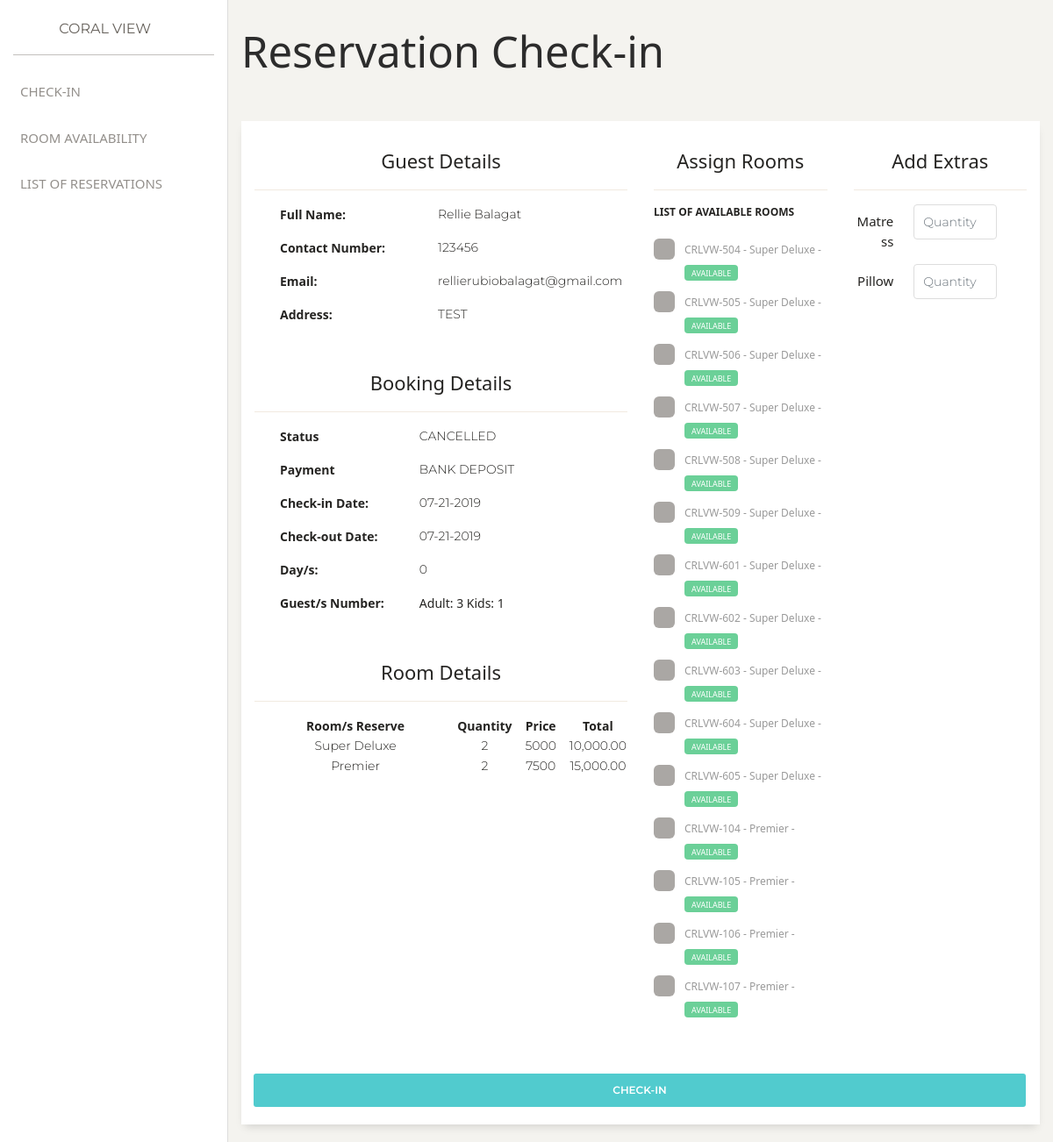
Before: /admin/check_in_user.php?reference_no=CRLVW-E909936 with the older database file.
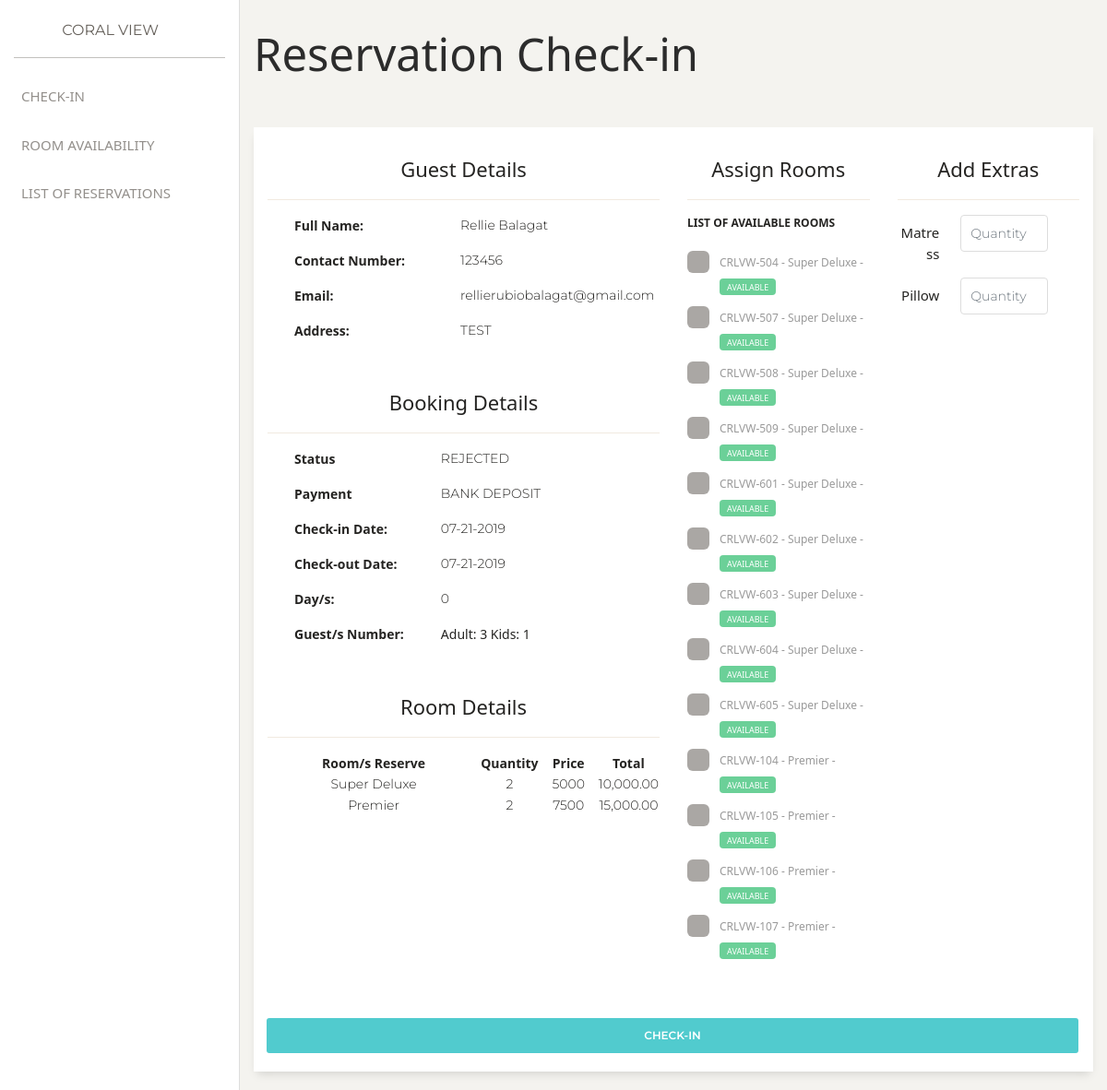
After: the same page with the newer database file.
### tables this page shows
CREATE TABLE `reservation` (
  `id` int(11) NOT NULL,
  `guest_id` int(11) DEFAULT NULL,
  `reference_no` varchar(255) DEFAULT NULL,
  `status` varchar(255) DEFAULT NULL,
  `payment` varchar(255) DEFAULT NULL,
  `check_in_date` datetime DEFAULT NULL,
  `check_out_date` datetime DEFAULT NULL,
  `adult_count` int(11) DEFAULT NULL,
  `kids_count` int(11) DEFAULT NULL,
  `date_created` datetime DEFAULT current_timestamp(),
  `date_updated` datetime DEFAULT NULL
);

CREATE TABLE `guest` (
  `id` int(11) NOT NULL,
  `first_name` varchar(255) DEFAULT NULL,
  `last_name` varchar(255) DEFAULT NULL,
  `address` varchar(255) DEFAULT NULL,
  `email` varchar(255) DEFAULT NULL,
  `contact_number` varchar(255) DEFAULT NULL
);

CREATE TABLE `rooms` (
  `Id` int(11) NOT NULL,
  `number` varchar(255) DEFAULT NULL,
  `type` varchar(255) DEFAULT NULL,
  `peak_rate` float DEFAULT NULL,
  `off_peak_rate` float DEFAULT NULL,
  `description` varchar(255) DEFAULT NULL,
  `image` varchar(255) DEFAULT NULL,
  `capacity` int(11) DEFAULT NULL,
  `inclusions` text DEFAULT NULL
);

CREATE TABLE `booking_rooms` (
  `id` int(11) NOT NULL,
  `reservation_id` int(11) DEFAULT NULL,
  `room_id` int(11) DEFAULT NULL,
  `quantity` int(11) DEFAULT NULL
);

CREATE TABLE `rooms_status` (
  `room_number` varchar(255) DEFAULT NULL,
  `room_id` int(11) DEFAULT NULL,
  `status` varchar(255) DEFAULT NULL,
  `id` int(11) NOT NULL
);

CREATE TABLE `extras` (
  `Id` int(11) NOT NULL,
  `description` varchar(255) DEFAULT NULL,
  `price` decimal(10,0) DEFAULT NULL
);

### admin/check_in_user.php (the view, shortened to what the changed rows need)
<?php
include('../common/header.php');
$db = connect_to_db();
if(isset($_REQUEST["reference_no"])) {
    $reference_no = $_REQUEST["reference_no"];
}
?>
    <form action="../functions/admin/check_in_user.php" method="POST">
        <div class="main-panel">
            <div class="container-fluid">
                <h1>Reservation Check-in</h1>
                <br>
                <div class="row">
                    <div class="col">
                        <div class="card">
                            <div class="card-body">
                            <div class="row">
                                <div class="col-6">
                                    <?php
                                    $reservation_details_query = "SELECT * FROM reservation RES
                                        INNER JOIN guest G ON G.id = RES.guest_id
                                        WHERE RES.reference_no = '$reference_no'";
                                    $reservation_details_result = mysqli_query($db, $reservation_details_query);
                                    if($reservation_details_result) {
                                        echo '
                                        <div class="row">
                                            <div class="col">
                                        ';
                                        while($reservation = mysqli_fetch_assoc($reservation_details_result)) {
                                            $dateDiff = date_diff(date_create($reservation["check_in_date"]), date_create($reservation["check_out_date"]));
                                            $diff = $dateDiff->format('%d');
                                            $full_name = $reservation["first_name"] . " " . $reservation["last_name"];
                                            echo '
                                                <table style="margin-left: 2em;">
                                                    <tr>
                                                        <th style="width: 40%;" class="pr-3 pb-3">Full Name:</th>
                                                        <td style="width: 60%;" class="pb-3 pl-4">' . $full_name . '</td>
                                                    </tr>
                                                    <tr>
                                                        <th style="width: 40%;" class="pr-3 pb-3">Contact Number:</th>
                                                        <td style="width: 60%;" class="pb-3 pl-4">' . $reservation["contact_number"] . '</td>
                                                    </tr>
                                                    <tr>
                                                        <th style="width: 40%;" class="pr-3 pb-3">Email:</th>
                                                        <td style="width: 60%;" class="pb-3 pl-4">' . $reservation["email"] . '</td>
                                                    </tr>
                                                    <tr>
                                                        <th style="width: 40%;" class="pr-3 pb-3">Address:</th>
                                                        <td style="width: 60%;" class="pb-3 pl-4">' . $reservation["address"] . '</td>
                                                    </tr>
                                                </table>
                                                <br />
                                                <h5 class="text-center mt-3">Booking Details</h5>
                                                <hr />
                                                <table style="margin-left: 2em;">
                                                    <tr>
                                                        <th style="width: 40%;" class="pr-3 pb-3"><b>Status</b></th>
                                                        <td style="width: 60%;" class="pb-3 pl-4">' . $reservation["status"] . '</td>
                                                    </tr>
                                                    <tr>
                                                        <th style="width: 40%;" class="pr-3 pb-3"><b>Payment</b></th>
                                                        <td style="width: 60%;" class="pb-3 pl-4">' . $reservation["payment"] . '</td>
                                                    </tr>
                                                    <tr>
                                                        <th style="width: 40%;" class="pr-3 pb-3"><b>Check-in Date: </b></th>
                                                        <td style="width: 60%;" class="pb-3 pl-4">' . date_format(new Datetime($reservation["check_in_date"]), "m-d-Y")  . '</td>
                                                    </tr>
                                                    <tr>
                                                        <th style="width: 40%;" class="pr-3 pb-3"><b>Check-out Date: </b></th>
                                                        <td style="width: 60%;" class="pb-3 pl-4">' . date_format(new Datetime($reservation["check_out_date"]), "m-d-Y") . '</td>
                                                    </tr>
                                                    <tr>
                                                        <th style="width: 40%;" class="pr-3 pb-3"><b>Day/s: </b></th>
                                                        <td style="width: 60%;" class="pb-3 pl-4">' . $diff . '</td>
                                                    </tr>
                                                    <tr>
                                                        <th style="width: 40%;" class="pr-3 pb-3"><b>Guest/s Number: </b></th>
                                                        <td style="width: 60%;" class="pb-3 pl-4"><span>Adult: ' . $reservation["adult_count"] .  '</span> <span>Kids: ' . $reservation["kids_count"] . '</span></td>
                                                    </tr>
                                                </table>
                                                <br>
                                            ';
                                        }
                                        echo '
                                                </div>
                                            </div>
                                        ';
                                    }
                                    ?>
                                    <?php
                                        $room_reservation_details_query = "SELECT * FROM reservation RES
                                            INNER JOIN guest G ON G.id = RES.guest_id
                                            INNER JOIN booking_rooms BR ON RES.id = BR.reservation_id
                                            INNER JOIN rooms R ON BR.room_id = R.Id
                                            WHERE RES.reference_no = '$reference_no'";
                                        $room_reservation_details_result = mysqli_query($db, $room_reservation_details_query);
                                        $rooms_reserved = array();
                                        if($room_reservation_details_result) {
                                            echo '
                                                <hr />
                                                <table style="width: 100%;">
                                                <tr>
                                                    <th class="text-center" style="width: 55%;">Room/s Reserve</th>
                                                    <th class="text-center" style="width: 15%;">Quantity</th>
                                                    <th class="text-center" style="width: 15%;">Price</th>
                                                    <th class="text-center" style="width: 15%;">Total</th>
                                                </tr>
                                            ';
                                            while($room_reservation = mysqli_fetch_assoc($room_reservation_details_result)) {
                                                $room_id = $room_reservation["room_id"];
                                                $room_quantity = $room_reservation["quantity"];
                                                $rooms_reserved[$room_id] = $room_quantity;
                                                $total_price = $room_reservation["peak_rate"] * $room_reservation["quantity"];
                                                echo '
                                                    <tr>
                                                        <td class="text-center" style="width: 55%;">' . $room_reservation["type"] . '</td>
                                                        <td class="text-center" style="width: 15%;">' . $room_reservation["quantity"] . '</td>
                                                        <td class="text-center" style="width: 15%;">' . $room_reservation["peak_rate"] . '</td>
                                                        <td class="text-center" style="width: 15%;"> ' . number_format($total_price, 2)  . '</td>
                                                    </tr>
                                                ';
                                            }
                                            echo '</table>';
                                        }
                                        ?>
                                </div>
                                <div class="col-3">
                                    <br>
                                    <?php
                                    $html_assign = "";
                                    foreach($rooms_reserved as $k => $v) {
                                        $assign_room_query = "SELECT * FROM rooms_status RS INNER JOIN rooms R ON R.Id = RS.room_id WHERE RS.room_id = $k AND RS.status='AVAILABLE'";
                                        $assign_room_result = mysqli_query($db, $assign_room_query);
                                        if(mysqli_num_rows($assign_room_result) > 0) {
                                            while($room_assign = mysqli_fetch_assoc($assign_room_result)) {
                                                $html_assign .= '
                                                    <div class="form-check">
                                                        <label class="form-check-label">
                                                            <input class="form-check-input" name="room_number[]" type="checkbox" value="' . $room_assign["room_number"] . '">
                                                            <span class="form-check-sign">
                                                                <span class="check">' . $room_assign["room_number"] . ' - ' . $room_assign["type"] . ' -  <span class="badge badge-success">'. $room_assign["status"] .  '</span>
                                                            </span>
                                                        </label>
                                                    </div>
                                                ';
                                            }
                                        }
                                    }
                                    echo $html_assign;
                                    ?>
                                </div>
                                <div class="col-3">
                                    <?php
                                    $extra_query = "SELECT * FROM extras;";
                                    $extra_result = mysqli_query($db, $extra_query);
                                    if($extra_result) {
                                        while($extra = mysqli_fetch_assoc($extra_result)) {
                                            echo '
                                            <div class="form-group row">
                                                <p class="col-4 text-right mr-2 pt-2" for="">' . $extra["description"] . '</p>
                                                <input type="number" name="" class="form-control col-5" id="" placeholder="Quantity">
                                            </div>
                                            ';
                                        }
                                    }
                                    ?>
                                </div>
                            </div>
                            <br>
                            <br>
                            </div>
                        </div>
                    </div>
                </div>
            </div>
        </div>
    </form>
<?php
include('../common/footer.php');
?>

Changed rows visible on the page:
no longer on this page (row edited): rooms_status: room_number "CRLVW-505", room.type "Super Deluxe", status "AVAILABLE"
no longer on this page (row edited): rooms_status: room_number "CRLVW-506", room.type "Super Deluxe", status "AVAILABLE"
changed reservation "BANK DEPOSIT": status "CANCELLED" → "REJECTED"
